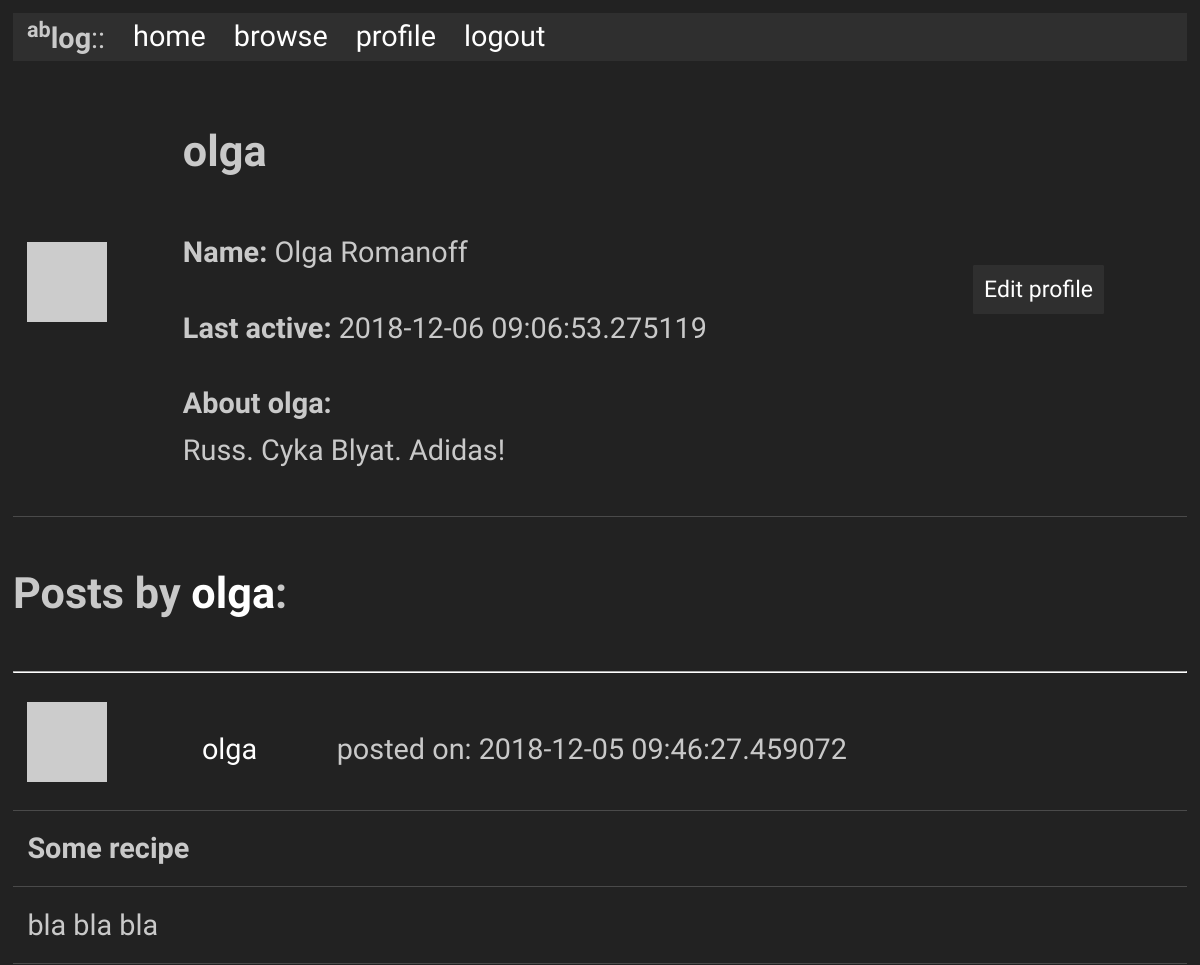
The page /user/olga (signed in, upper part) on the database as committed earlier.
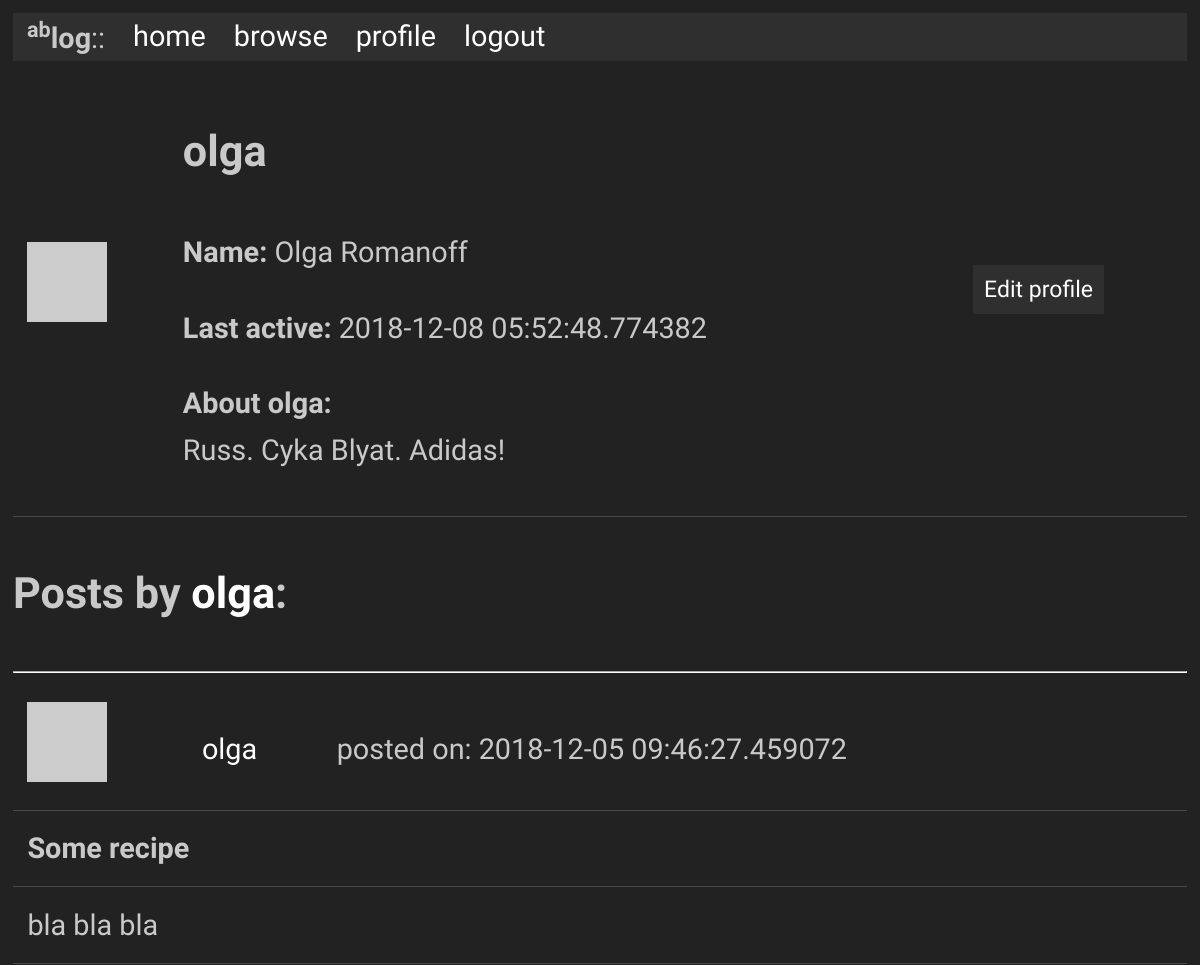
The same page on the database as committed later.
### app/models.py (models this page shows, shortened)
class User(UserMixin, db.Model):
    id            = db.Column(db.Integer, primary_key = True)
    username      = db.Column(db.String(64), index = True, unique = True)
    full_name     = db.Column(db.String(80), index = True)
    email         = db.Column(db.String(128), index = True, unique = True)
    password_hash = db.Column(db.String(128))
    posts         = db.relationship('Post', backref = 'author', lazy = 'dynamic')
    about_me      = db.Column(db.String(50))
    last_seen     = db.Column(db.DateTime, default=datetime.utcnow)
    """
    Generates password hash from password string
    """
    """
    Checks if provided password matches self.password_hash
    """
    """
    Fetches generated avatar from gravatar from hash, which is generated from email
    """
    def avatar(self, size = 64):
        digest = md5(self.email.lower().encode('utf-8')).hexdigest()
        return('https://gravatar.com/avatar/{}?d=retro&s={}'.format(digest, size))

class Post(db.Model):
    id           = db.Column(db.Integer, primary_key = True)
    title        = db.Column(db.String(40))
    body         = db.Column(db.String(100))
    timestamp    = db.Column(db.DateTime, index = True, default = datetime.utcnow)
    user_id      = db.Column(db.Integer, db.ForeignKey('user.id'))

### app/routes.py (the view)
@app.route('/user/<username>')
@login_required
def user(username):
    page        = request.args.get('page', 1, type = int)
    user        = User.query.filter_by(username = username).first_or_404()
    posts       = Post.query.filter_by(user_id = user.id).order_by(Post.timestamp.desc()).paginate(page, app.config['POSTS_PER_PAGE'], False)
    next_url    = url_for('user', username = username, page = posts.next_num) if posts.has_next else None
    prev_url    = url_for('user', username = username, page = posts.prev_num) if posts.has_prev else None
    return(render_template('user.html', user = user, posts = posts.items, next_url = next_url, prev_url = prev_url))

### app/models.py (called while the page is built)
@login.user_loader
def load_user(id):
    return User.query.get(int(id))

### app/routes.py (called while the page is built)
@app.before_request
def before_request():
    if current_user.is_authenticated:
        current_user.last_seen = datetime.utcnow()
        db.session.commit()

### app/templates/user.html (shortened to what this page needs)
{% extends "base.html" %}
{% from "_post.html" import render_post %}
{% block content %}
  <table>
    <tr>
      <td valign="center"><img src="{{ user.avatar(228) }}"></td>
      <td>
        <h4>{{ user.username }}</h4>
        {% if user.full_name %}<p><b>Name:</b> {{ user.full_name }}</p>{% endif %}
        {% if user.last_seen %}<p><b>Last active:</b> {{ user.last_seen }}</p>{% endif %}
        {% if user.about_me %}<p><b>About {{ user.username }}:</b> <br>{{ user.about_me }}</p>{% endif %}
      </td>
      <td>
        {% if user == current_user %}
        <div class="button"><a href="{{ url_for('edit_profile') }}">Edit profile</a></div>
        {% endif %}
      </td>
    </tr>
  </table>
  <h4> Posts by <a href="{{ url_for('user', username=user.username) }}">{{ user.username }}</a>:</h4>
  <hr>
  {% for post in posts %}
      {{ render_post(post) }}
  {% endfor %}
{% endblock %}

### app/templates/base.html (shortened to what this page needs)
<!doctype html>
<link rel="stylesheet" href="{{ url_for('static', filename='style.css') }}">
<html>
    <head>
    </head>
    <body>
      <ul>
        <li><b><sup>ab</sup>log</b>::</li>
        <li><a href="{{ url_for('index') }}">home</a></li>
        <li><a href="{{ url_for('browse') }}">browse</a></li>
        {% if current_user.is_anonymous %}
        <li>
          <a href="{{ url_for('login') }}">login</a>
        </li>
        {% else %}
        <li>
          <a href="{{ url_for('user', username = current_user.username) }}">profile</a>
        </li>
        <li>
          <a href="{{ url_for('logout') }}">logout</a>
          {% endif %}
        </li>
      </ul>
      {% block content %}{% endblock %}
    </body>
</html>

### app/templates/_post.html (shortened to what this page needs)
{% macro render_post(src) %}
  <table>
    <table>
      <tr>
        <td>
          <img src="{{ src.author.avatar(48) }}"><br>
        </td>
        <td>
          <a href="{{ url_for('user', username=src.author.username) }}">{{ src.author.username }}</a>
        </td>
        <td>
          posted on: {{ src.timestamp }}
        </td>
      </tr>
    </table>
    <table>
      <tr>
          <td><b>{{ src.title }}<b></td>
      </tr>
      <tr>
          <td>{{ src.body }}</td>
      </tr>
    </table>
{% endmacro %}

### app/static/style.css (style rules this page uses)
body { font-size: 1.8rem; line-height: 1.618; max-width: 52em; margin: auto; font-family: 'Quattrocento Sans', sans-serif; color: #c9c9c9; background-color: #222222; padding: 13px; }
h1, h2, h3, h4, h5, h6 { font-family: 'Quattrocento Sans', sans-serif; font-weight: 700; overflow-wrap: break-word; word-wrap: break-word; -ms-word-break: break-all; word-break: break-word; -ms-hyphens: auto; -moz-hyphens: auto; -webkit-hyphens: auto; hyphens: auto; }
h4 { line-height: 0.9; font-size: 1.5em; }
small, sub, sup { font-size: 75%; }
hr { border-color: #ffffff; }
a { text-decoration: none; color: #ffffff; }
ul { list-style-type: none; margin: 0; padding: 0; overflow: hidden; background-color: #2f2f2f; }
li { float: left; padding: 0px 14px; }
li a { display: block; color: white; text-align: center; text-decoration: none; }
table { text-align: justify; width: 100%; border-collapse: collapse; }
td, th { padding: 0.5em; border-bottom: 1px solid #4a4a4a; }
.button, button { font-size: 0.8em; display: inline-block; padding: 5px 10px; text-align: center; text-decoration: none; white-space: nowrap; background-color: #2f2f2f; color: #222222; border-radius: 1px; border: 1px solid #2f2f2f; cursor: pointer; box-sizing: border-box; }

Rows that differ between the two databases and show on the page:
changed User "olga": last_seen "2018-12-06 09:06:53.275119" → "2018-12-08 05:52:48.774382"
